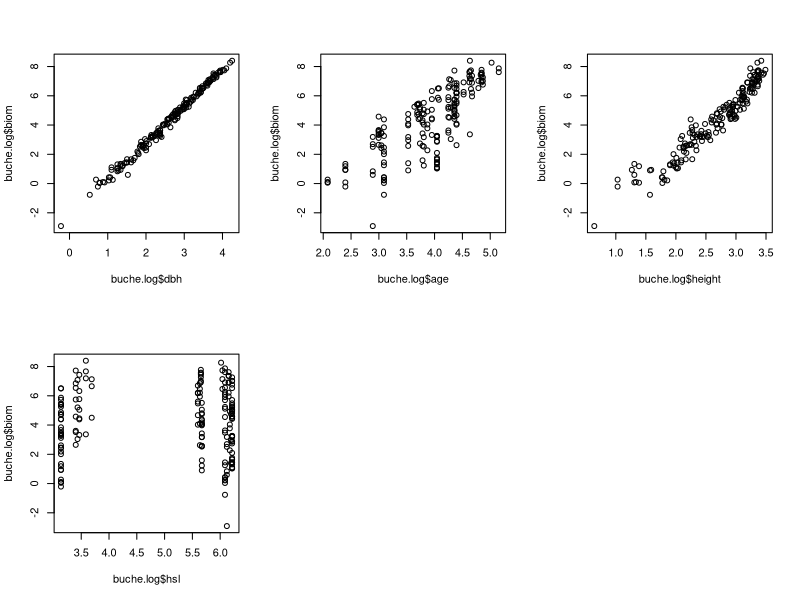

This chart was generated by the following R code: (Note: this script raises an error after producing the figure.)
buche.data = read.csv("buche.csv")
head(buche.data)

# Daten logarithmieren
buche.log <- cbind(subset(buche.data, select = author), log(subset(buche.data, select = hsl:biom)))

# Aufteilen des Datensatzes in Teildatensätze jedes einzelogen Autors
buche.bartelink <- subset(buche.log, author == "Bartelink")
buche.heller <- subset(buche.log, author == "Heller")
buche.joosten <- subset(buche.log, author == "Joosten")

# Ausgangsmodelle erstellen
m0.bartelink <- lm(biom ~ 1, data = buche.bartelink)
m0.heller <- lm(biom ~ 1, data = buche.heller)
m0.joosten <- lm(biom ~ 1, data = buche.joosten)

# Vorwärts- und Ruckwärtssuche mit Hilfe AIC nach besten Modellen
## Modell Bartelink - Schritte entprechen Reihenfolge: biom ~ dbh + age
m.bartelink <- step(m0.bartelink, scope = ~ (dbh + height + age + hsl) ^ 2)

## Modell Heller - Schritte entprechen Reihenfolge: biom ~ dbh + height
m.heller <- step(m0.heller, scope = ~ (dbh + height + age + hsl) ^ 2)

## Modell Joosten - Schritte entprechen Reihenfolge: biom ~ dbh + height + hsl
m.joosten <- step(m0.joosten, scope = ~ (dbh + height + age + hsl) ^ 2)

## AIC für die gefundenen Modelle
AIC(m.bartelink)
AIC(m.heller)
AIC(m.joosten)

## Devianz der gefundenen Modelle (gutes Modell: Devianz ≈ n - |M|)
deviance(m.bartelink) # n-|M| = 36-2
deviance(m.heller)    # n-|M| = 29-2
deviance(m.joosten)   # n-|M| = 116-3

## Berechnung Varianzen
var.bartelink <- sum((buche.bartelink$biom - predict(m.bartelink)) ^ 2) / (length(buche.bartelink$biom) - length(coefficients(m.bartelink)))
var.heller <- sum((buche.heller$biom - predict(m.heller)) ^ 2) / (length(buche.heller$biom) - length(coefficients(m.heller)))
var.joosten <- sum((buche.joosten$biom - predict(m.joosten)) ^ 2) / (length(buche.joosten$biom) - length(coefficients(m.joosten)))

#### Extra: Daten visualisieren
par(mfrow = c(2, 3))
plot(buche.log$dbh, buche.log$biom)
plot(buche.log$age, buche.log$biom)
plot(buche.log$height, buche.log$biom)
plot(buche.log$hsl, buche.log$biom)
plot(buche.log$author, buche.log$biom)

#Residuen vs. dbh im Bartelink-Modell
plot(buche.bartelink$dbh, residuals(m.bartelink), ylim = c(-0.6, 0.6))
abline(0, 0)

